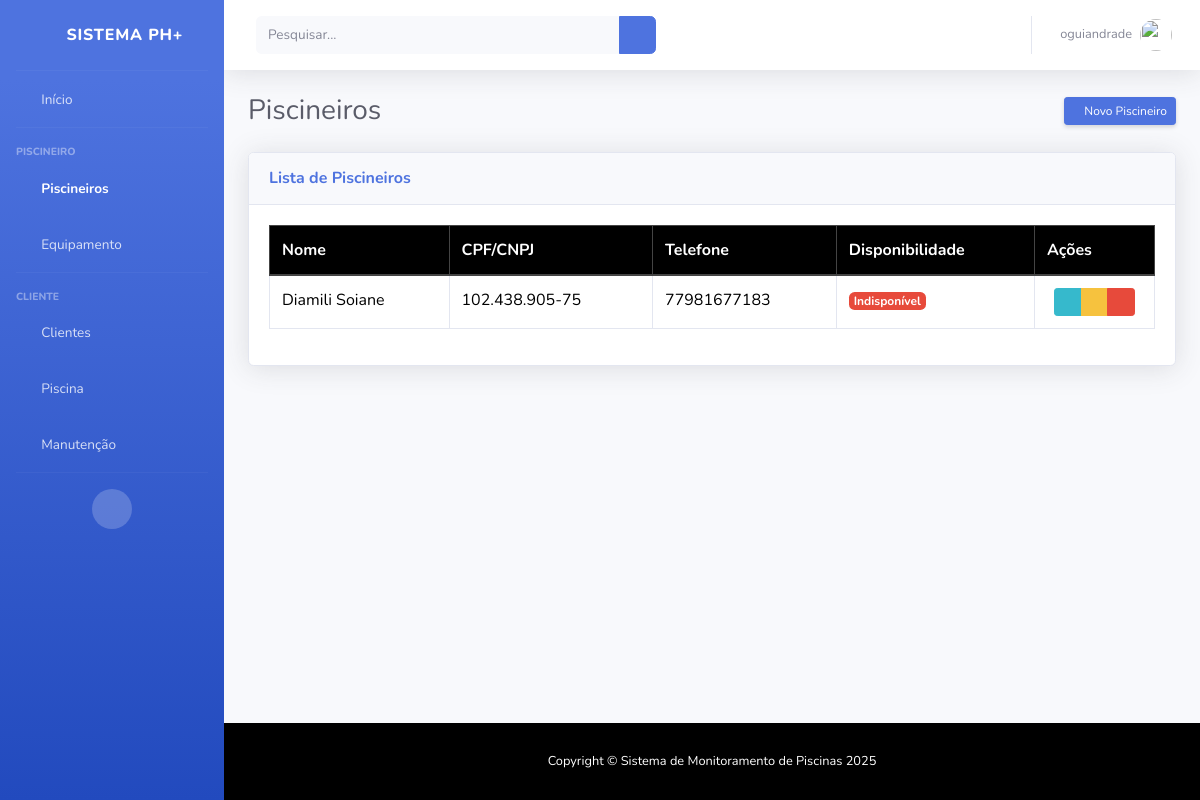
/piscineiro/ (signed in), run on the app's committed database.
### piscineiro/models.py (models this page shows, shortened)
class Piscineiro(User):
    cpf_cnpj = models.CharField(max_length=20, unique=True, blank=True, null=True)
    telefone = models.CharField(max_length=20, blank=True, null=True)
    experiencia = models.TextField(blank=True, null=True)
    disponibilidade = models.BooleanField(default=False)
    class Meta:
        verbose_name = 'Piscineiro'
        verbose_name_plural = 'Piscineiros'

### piscineiro/views.py (the view)
# urls.py: path('', views.index, name="cliente_index"),
@login_required
def index(request):
    piscineiros = Piscineiro.objects.all()
    can_edit = user_is_admin(request.user)
    can_delete = user_is_admin(request.user)
    return render(request, 'piscineiro/index.html', {
        'piscineiros': piscineiros,
        'can_edit': can_edit,
        'can_delete': can_delete
    })

### templates/piscineiro/index.html (shortened to what this page needs)
{% extends 'base.html' %}
{% load static %}
{% block content %}
<div class="d-sm-flex align-items-center justify-content-between mb-4">
    <h1 class="h3 mb-0 text-gray-800">Piscineiros</h1>
    <a href="{% url 'piscineiro_add' %}" class="d-none d-sm-inline-block btn btn-sm btn-primary shadow-sm">
        <i class="fas fa-plus fa-sm text-white-50"></i> Novo Piscineiro
    </a>
</div>
<div class="card shadow mb-4">
    <div class="card-header py-3">
        <h6 class="m-0 font-weight-bold text-primary">Lista de Piscineiros</h6>
    </div>
    <div class="card-body">
        <div class="table-responsive">
            <table class="table table-bordered custom-table-header" id="dataTable" width="100%" cellspacing="0">
                <thead>
                    <tr>
                        <th>Nome</th>
                        <th>CPF/CNPJ</th>
                        <th>Telefone</th>
                        <th>Disponibilidade</th>
                        <th>Ações</th>
                    </tr>
                </thead>
                <tbody>
                    {% for piscineiro in piscineiros %}
                    <tr>
                        <td>{{ piscineiro.get_full_name|default:piscineiro.username }}</td>
                        <td>{{ piscineiro.cpf_cnpj|default:"Não informado" }}</td>
                        <td>{{ piscineiro.telefone|default:"Não informado" }}</td>
                        <td>
                            {% if piscineiro.disponibilidade %}
                                <span class="badge badge-success">Disponível</span>
                            {% else %}
                                <span class="badge badge-danger">Indisponível</span>
                            {% endif %}
                        </td>
                        <td class="text-center">
                            <div class="btn-group" role="group">
                                <a href="{% url 'piscineiro_detail' piscineiro.id %}" class="btn btn-info btn-sm"
                                    title="Visualizar">
                                    <i class="fas fa-eye"></i>
                                </a>
                                <a href="{% url 'piscineiro_edit' piscineiro.id %}" class="btn btn-warning btn-sm"
                                    title="Editar">
                                    <i class="fas fa-edit"></i>
                                </a>
                                <a href="{% url 'piscineiro_delete' piscineiro.id %}" class="btn btn-danger btn-sm"
                                    title="Excluir">
                                    <i class="fas fa-trash"></i>
                                </a>
                            </div>
                        </td>
                    </tr>
                    {% endfor %}
                </tbody>
            </table>
        </div>
    </div>
</div>
{% endblock %}

### templates/topbar.html (shortened to what this page needs)
{% load static %}
<nav class="navbar navbar-expand navbar-light bg-white topbar mb-4 static-top shadow">
    <form class="d-none d-sm-inline-block form-inline mr-auto ml-md-3 my-2 my-md-0 mw-100 navbar-search">
        <div class="input-group">
            <input type="text" class="form-control bg-light border-0 small" placeholder="Pesquisar..."
                aria-label="Search" aria-describedby="basic-addon2">
            <div class="input-group-append">
                <button class="btn btn-primary" type="button">
                    <i class="fas fa-search fa-sm"></i>
                </button>
            </div>
        </div>
    </form>
    <ul class="navbar-nav ml-auto">
        <li class="nav-item dropdown no-arrow">
            <a class="nav-link dropdown-toggle" href="#" id="userDropdown" role="button" data-toggle="dropdown"
                aria-haspopup="true" aria-expanded="false">
                <span class="mr-2 d-none d-lg-inline text-gray-600 small">
                    {% if user.is_authenticated %}
                    {{ user.username }}
                    {% else %}
                    Guest
                    {% endif %}
                </span>
                <img class="img-profile rounded-circle" src="{% static 'sb-admin-2/img/undraw_profile.svg' %}">
            </a>
        </li>
    </ul>
</nav>

### templates/base.html (style rules this page uses)
html, body { height: 100%; }
body { display: flex; flex-direction: column; min-height: 100vh; }

### templates/piscineiro/index.html (style rules this page uses)
#dataTable th:nth-child(5), #dataTable td:nth-child(5) { width: 120px; min-width: 120px; max-width: 120px; }
.btn-group-sm>.btn, .btn-sm { padding: 0.25rem 0.5rem; font-size: 0.75rem; }
table.custom-table-header thead tr { background-color: #000000 !important; }
table.custom-table-header thead th { background-color: #000000 !important; color: #ffffff !important; border-color: #444 !important; border-bottom: 2px solid #444 !important; }

### data on the page
Piscineiro: get_full_name "Diamili Soiane", cpf_cnpj "102.438.905-75", telefone "77981677183", disponibilidade "Indisponível"

### other printed values
{{ user.username }} "oguiandrade"
